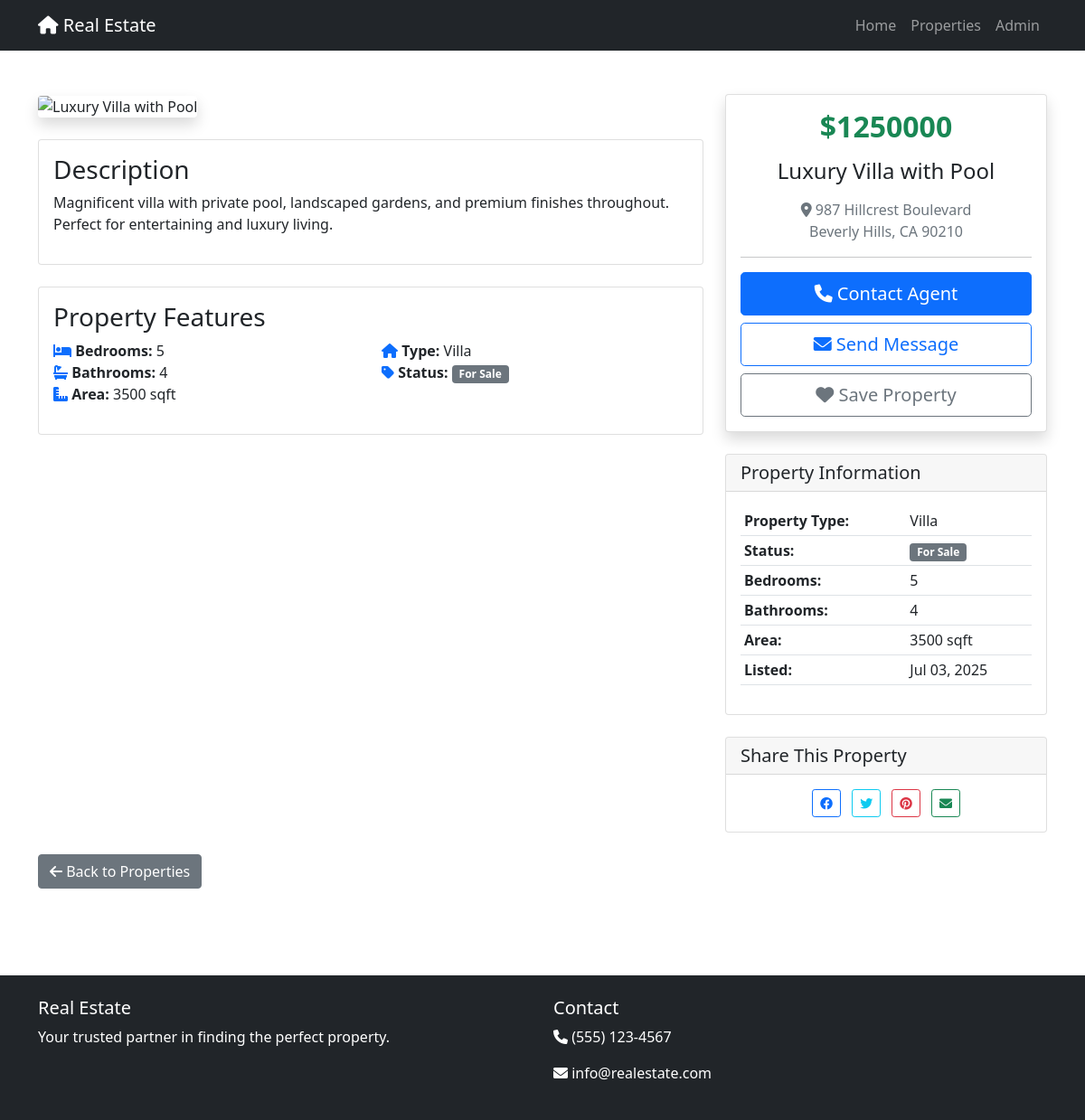
The page /property/6/ on the database its author committed.
### properties/models.py (models this page shows, shortened)
class Property(models.Model):
    PROPERTY_TYPES = [
        ('house', 'House'),
        ('apartment', 'Apartment'),
        ('condo', 'Condo'),
        ('townhouse', 'Townhouse'),
        ('villa', 'Villa'),
    ]
    STATUS_CHOICES = [
        ('for_sale', 'For Sale'),
        ('for_rent', 'For Rent'),
        ('sold', 'Sold'),
        ('rented', 'Rented'),
    ]
    title = models.CharField(max_length=200)
    description = models.TextField()
    property_type = models.CharField(max_length=20, choices=PROPERTY_TYPES)
    status = models.CharField(max_length=20, choices=STATUS_CHOICES, default='for_sale')
    price = models.DecimalField(max_digits=12, decimal_places=2)
    bedrooms = models.PositiveIntegerField()
    bathrooms = models.PositiveIntegerField()
    area = models.PositiveIntegerField(help_text='Area in square feet')
    address = models.CharField(max_length=300)
    city = models.CharField(max_length=100)
    state = models.CharField(max_length=100)
    zip_code = models.CharField(max_length=10)
    image = models.ImageField(upload_to='property_images/', blank=True, null=True)
    created_at = models.DateTimeField(auto_now_add=True)
    updated_at = models.DateTimeField(auto_now=True)
    class Meta:
        verbose_name_plural = 'Properties'
        ordering = ['-created_at']

### properties/views.py (the view)
# urls.py: path('property/<int:pk>/', views.property_detail, name='property_detail'),
def property_detail(request, pk):
    property = get_object_or_404(Property, pk=pk)
    context = {
        'property': property,
    }
    return render(request, 'properties/property_detail.html', context)

### properties/templates/properties/property_detail.html (shortened to what this page needs)
{% extends 'properties/base.html' %}
{% block content %}
<div class="container py-5">
    <div class="row">
        <div class="col-lg-8">
            <div class="mb-4">
                {% if property.image %}
                    <img src="{{ property.image.url }}" class="img-fluid rounded shadow" alt="{{ property.title }}">
                {% else %}
                    <img src="https://images.unsplash.com/photo-1570129477492-45c003edd2be?ixlib=rb-4.0.3&auto=format&fit=crop&w=800&q=80"
                         class="img-fluid rounded shadow" alt="{{ property.title }}">
                {% endif %}
            </div>
            <div class="card mb-4">
                <div class="card-body">
                    <h3>Description</h3>
                    <p>{{ property.description }}</p>
                </div>
            </div>
            <div class="card mb-4">
                <div class="card-body">
                    <h3>Property Features</h3>
                    <div class="row">
                        <div class="col-md-6">
                            <ul class="list-unstyled">
                                <li><i class="fas fa-bed text-primary"></i> <strong>Bedrooms:</strong> {{ property.bedrooms }}</li>
                                <li><i class="fas fa-bath text-primary"></i> <strong>Bathrooms:</strong> {{ property.bathrooms }}</li>
                                <li><i class="fas fa-ruler-combined text-primary"></i> <strong>Area:</strong> {{ property.area }} sqft</li>
                            </ul>
                        </div>
                        <div class="col-md-6">
                            <ul class="list-unstyled">
                                <li><i class="fas fa-home text-primary"></i> <strong>Type:</strong> {{ property.get_property_type_display }}</li>
                                <li><i class="fas fa-tag text-primary"></i> <strong>Status:</strong>
                                    <span class="badge bg-secondary">{{ property.get_status_display }}</span>
                                </li>
                            </ul>
                        </div>
                    </div>
                </div>
            </div>
        </div>
        <div class="col-lg-4">
            <div class="card mb-4 shadow">
                <div class="card-body text-center">
                    <h2 class="price text-success mb-3">${{ property.price|floatformat:0 }}</h2>
                    <h4 class="mb-3">{{ property.title }}</h4>
                    <p class="text-muted mb-3">
                        <i class="fas fa-map-marker-alt"></i>
                        {{ property.address }}<br>
                        {{ property.city }}, {{ property.state }} {{ property.zip_code }}
                    </p>
                    <hr>
                    <button class="btn btn-primary btn-lg w-100 mb-2">
                        <i class="fas fa-phone"></i> Contact Agent
                    </button>
                    <button class="btn btn-outline-primary btn-lg w-100 mb-2">
                        <i class="fas fa-envelope"></i> Send Message
                    </button>
                    <button class="btn btn-outline-secondary btn-lg w-100">
                        <i class="fas fa-heart"></i> Save Property
                    </button>
                </div>
            </div>
            <div class="card mb-4">
                <div class="card-header">
                    <h5 class="mb-0">Property Information</h5>
                </div>
                <div class="card-body">
                    <table class="table table-sm">
                        <tbody>
                            <tr>
                                <td><strong>Property Type:</strong></td>
                                <td>{{ property.get_property_type_display }}</td>
                            </tr>
                            <tr>
                                <td><strong>Status:</strong></td>
                                <td><span class="badge bg-secondary">{{ property.get_status_display }}</span></td>
                            </tr>
                            <tr>
                                <td><strong>Bedrooms:</strong></td>
                                <td>{{ property.bedrooms }}</td>
                            </tr>
                            <tr>
                                <td><strong>Bathrooms:</strong></td>
                                <td>{{ property.bathrooms }}</td>
                            </tr>
                            <tr>
                                <td><strong>Area:</strong></td>
                                <td>{{ property.area }} sqft</td>
                            </tr>
                            <tr>
                                <td><strong>Listed:</strong></td>
                                <td>{{ property.created_at|date:"M d, Y" }}</td>
                            </tr>
                        </tbody>
                    </table>
                </div>
            </div>
            <div class="card">
                <div class="card-header">
                    <h5 class="mb-0">Share This Property</h5>
                </div>
                <div class="card-body text-center">
                    <button class="btn btn-outline-primary btn-sm me-2">
                        <i class="fab fa-facebook"></i>
                    </button>
                    <button class="btn btn-outline-info btn-sm me-2">
                        <i class="fab fa-twitter"></i>
                    </button>
                    <button class="btn btn-outline-danger btn-sm me-2">
                        <i class="fab fa-pinterest"></i>
                    </button>
                    <button class="btn btn-outline-success btn-sm">
                        <i class="fas fa-envelope"></i>
                    </button>
                </div>
            </div>
        </div>
    </div>
    <div class="row mt-4">
        <div class="col-12">
            <a href="{% url 'properties:property_list' %}" class="btn btn-secondary">
                <i class="fas fa-arrow-left"></i> Back to Properties
            </a>
        </div>
    </div>
</div>
{% endblock %}

### properties/templates/properties/base.html (style rules this page uses)
.price { color: #28a745; font-weight: bold; }

### rows shown on the page
Property: description "Magnificent villa with private pool, landscaped gardens, and premium finishes throughout. Perfect for entertaining and luxury living.", bedrooms "5", bathrooms "4", area "3500", property_type "Villa", status "For Sale", price "1250000", title "Luxury Villa with Pool", address "987 Hillcrest Boulevard", city "Beverly Hills", state "CA", zip_code "90210", created_at "Jul 03, 2025"
